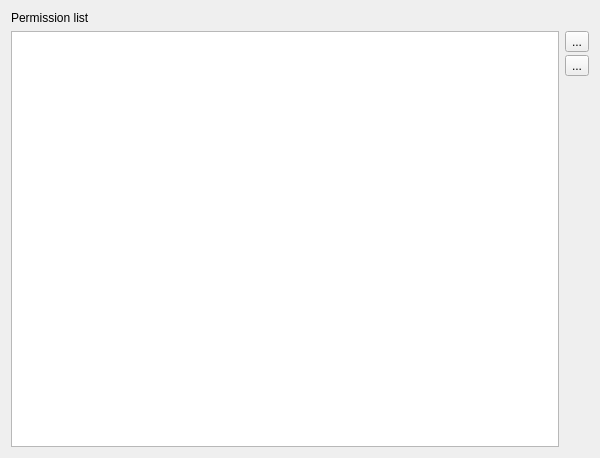
<?xml version="1.0" encoding="UTF-8"?>
<ui version="4.0">
 <class>DBTablePermissions</class>
 <widget class="QWidget" name="DBTablePermissions">
  <property name="geometry">
   <rect>
    <x>0</x>
    <y>0</y>
    <width>600</width>
    <height>458</height>
   </rect>
  </property>
  <property name="minimumSize">
   <size>
    <width>600</width>
    <height>300</height>
   </size>
  </property>
  <property name="windowTitle">
   <string>Form</string>
  </property>
  <layout class="QGridLayout" name="gridLayout">
   <item row="0" column="0">
    <layout class="QHBoxLayout" name="horizontalLayout">
     <property name="spacing">
      <number>3</number>
     </property>
     <item>
      <widget class="QLabel" name="label">
       <property name="text">
        <string>Permission list</string>
       </property>
      </widget>
     </item>
    </layout>
   </item>
   <item row="1" column="0">
    <widget class="DBTableWidget" name="table"/>
   </item>
   <item row="1" column="1">
    <layout class="QVBoxLayout" name="verticalLayout">
     <property name="spacing">
      <number>3</number>
     </property>
     <item>
      <widget class="QToolButton" name="add_btn">
       <property name="text">
        <string>...</string>
       </property>
       <property name="icon">
        <iconset resource="GSvar.qrc">
         <normaloff>:/Icons/Add.png</normaloff>:/Icons/Add.png</iconset>
       </property>
      </widget>
     </item>
     <item>
      <widget class="QToolButton" name="delete_btn">
       <property name="text">
        <string>...</string>
       </property>
       <property name="icon">
        <iconset resource="GSvar.qrc">
         <normaloff>:/Icons/Remove.png</normaloff>:/Icons/Remove.png</iconset>
       </property>
      </widget>
     </item>
     <item>
      <spacer name="verticalSpacer">
       <property name="orientation">
        <enum>Qt::Vertical</enum>
       </property>
       <property name="sizeHint" stdset="0">
        <size>
         <width>20</width>
         <height>40</height>
        </size>
       </property>
      </spacer>
     </item>
    </layout>
   </item>
  </layout>
 </widget>
 <customwidgets>
  <customwidget>
   <class>DBTableWidget</class>
   <extends>QTableWidget</extends>
   <header>DBTableWidget.h</header>
  </customwidget>
 </customwidgets>
 <resources>
  <include location="GSvar.qrc"/>
 </resources>
 <connections/>
</ui>
